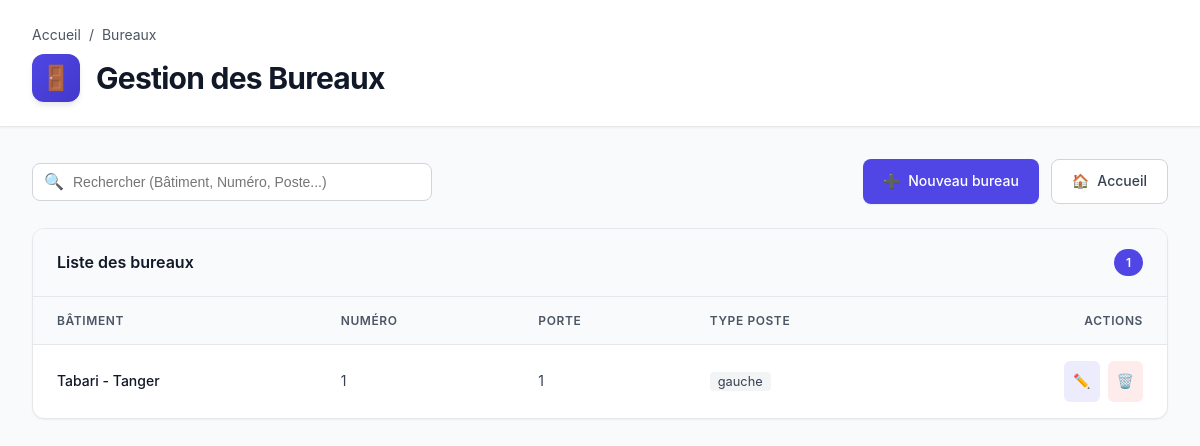
The app's page /liste_bureaux/ with its own data.
### inventaire/models.py (models this page shows, shortened)
class Bureau(models.Model):
    numero = models.CharField(max_length=50)
    n_port = models.CharField(max_length=50, blank=True, null=True)
    type_position = models.CharField(max_length=100)  # ex: bureau, salle IT, open space
    batiment = models.ForeignKey(Batiment, on_delete=models.CASCADE, null=True)

class Batiment(models.Model):
    libelle = models.CharField(max_length=100, unique=True)
    ville = models.CharField(max_length=100, blank=True, null=True)
    def __str__(self):
        return self.libelle + " - " + self.ville

### inventaire/views.py (the view)
# urls.py: path('liste_bureaux/', views.liste_bureaux, name='liste_bureaux'),
def liste_bureaux(request):
    bureaux = Bureau.objects.all()
    return render(request, 'inventaire/liste_bureaux.html', {'bureaux': bureaux})

### inventaire/templates/inventaire/liste_bureaux.html (shortened to what this page needs)
<!DOCTYPE html>
<html lang="fr">
<head>
</head>
<body>
    <div class="header">
        <div class="header-content">
            <div class="header-top">
                <div class="breadcrumb">
                    <a href="{% url 'home' %}">Accueil</a>
                    <span>/</span>
                    <span>Bureaux</span>
                </div>
            </div>
            <div class="page-title-section">
                <div class="page-icon">🚪</div>
                <h1>Gestion des Bureaux</h1>
            </div>
        </div>
    </div>
    <div class="container">
        <div class="toolbar">
            <div class="search-box">
                <span class="search-icon">🔍</span>
                <input type="text" id="searchInput" placeholder="Rechercher (Bâtiment, Numéro, Poste...)">
            </div>
            <div class="toolbar-actions">
                <a href="{% url 'ajouter_bureau' %}" class="btn btn-primary">
                    <span>➕</span>
                    <span>Nouveau bureau</span>
                </a>
                <a href="{% url 'home' %}" class="btn btn-secondary">
                    <span>🏠</span>
                    <span>Accueil</span>
                </a>
            </div>
        </div>
        <div class="card">
            {% if bureaux %}
            <div class="card-header">
                <div class="card-title">Liste des bureaux</div>
                <div class="badge">{{ bureaux|length }}</div>
            </div>
            <div class="table-wrapper">
                <table id="bureauxTable">
                    <thead>
                        <tr>
                            <th>Bâtiment</th>
                            <th>Numéro</th>
                            <th>Porte</th>
                            <th>Type Poste</th>
                            <th style="text-align: right;">Actions</th>
                        </tr>
                    </thead>
                    <tbody>
                        {% for b in bureaux %}
                        <tr>
                            <td>
                                <div class="batiment-info">
                                    <span>{{ b.batiment }}</span>
                                </div>
                            </td>
                            <td>{{ b.numero }}</td>
                            <td>{{ b.n_port }}</td>
                            <td>
                                <span style="background: var(--gray-100); padding: 2px 8px; border-radius: 4px; font-size: 0.8rem; color: var(--gray-700);">
                                    {{ b.type_position }}
                                </span>
                            </td>
                            <td>
                                <div class="action-buttons">
                                    <a href="{% url 'modifier_bureau' b.id %}"
                                       class="action-btn btn-edit"
                                       title="Modifier">
                                        <span>✏️</span>
                                    </a>
                                    <a href="{% url 'supprimer_bureau' b.id %}"
                                       class="action-btn btn-delete"
                                       title="Supprimer"
                                       onclick="return confirm('Voulez-vous vraiment supprimer le bureau {{ b.numero }} ?');">
                                        <span>🗑️</span>
                                    </a>
                                </div>
                            </td>
                        </tr>
                        {% endfor %}
                    </tbody>
                </table>
            </div>
            {% endif %}
        </div>
    </div>
</body>
</html>

### inventaire/templates/inventaire/liste_bureaux.html (style rules this page uses)
:root { --primary-color: #4f46e5; --primary-hover: #4338ca; --danger-color: #ef4444; --danger-hover: #dc2626; --success-color: #10b981; --gray-50: #f9fafb; --gray-100: #f3f4f6; --gray-200: #e5e7eb; --gray-300: #d1d5db; --gray-600: #4b5563; --gray-700: #374151; --gray-900: #111827; --shadow-sm: 0 1px 2px 0 rgba(0, 0, 0, 0.05); --shadow-md: 0 4px 6px -1px rgba(0, 0, 0, 0.1); --shadow-lg: 0 10px 15px -3px rgba(0, 0, 0, 0.1); }
* { margin: 0; padding: 0; box-sizing: border-box; }
body { font-family: -apple-system, BlinkMacSystemFont, 'Segoe UI', Roboto, 'Helvetica Neue', Arial, sans-serif; background-color: var(--gray-50); color: var(--gray-900); line-height: 1.6; min-height: 100vh; }
.header { background: white; border-bottom: 1px solid var(--gray-200); padding: 1.5rem 0; margin-bottom: 2rem; box-shadow: var(--shadow-sm); }
.header-content { max-width: 1280px; margin: 0 auto; padding: 0 2rem; }
.breadcrumb { display: flex; align-items: center; gap: 0.5rem; font-size: 0.875rem; color: var(--gray-600); margin-bottom: 0.5rem; }
.breadcrumb a { color: var(--gray-600); text-decoration: none; transition: color 0.2s; }
.page-title-section { display: flex; align-items: center; gap: 1rem; }
.page-icon { width: 48px; height: 48px; background: linear-gradient(135deg, var(--primary-color), var(--primary-hover)); border-radius: 12px; display: flex; align-items: center; justify-content: center; font-size: 24px; box-shadow: var(--shadow-md); color: white; }
h1 { font-size: 1.875rem; font-weight: 700; color: var(--gray-900); letter-spacing: -0.025em; }
.container { max-width: 1280px; margin: 0 auto; padding: 0 2rem 3rem; }
.toolbar { display: flex; justify-content: space-between; align-items: center; margin-bottom: 1.5rem; flex-wrap: wrap; gap: 1rem; }
.search-box { flex: 1; min-width: 280px; max-width: 400px; position: relative; }
.search-box input { width: 100%; padding: 0.625rem 1rem 0.625rem 2.5rem; border: 1px solid var(--gray-300); border-radius: 8px; font-size: 0.875rem; transition: all 0.2s; background: white; }
.search-icon { position: absolute; left: 0.75rem; top: 50%; transform: translateY(-50%); color: var(--gray-600); font-size: 1rem; }
.toolbar-actions { display: flex; gap: 0.75rem; }
.btn { display: inline-flex; align-items: center; gap: 0.5rem; padding: 0.625rem 1.25rem; font-size: 0.875rem; font-weight: 500; border-radius: 8px; text-decoration: none; border: none; cursor: pointer; transition: all 0.2s; white-space: nowrap; }
.btn-primary { background: var(--primary-color); color: white; box-shadow: var(--shadow-sm); }
.btn-secondary { background: white; color: var(--gray-700); border: 1px solid var(--gray-300); }
.card { background: white; border-radius: 12px; box-shadow: var(--shadow-sm); border: 1px solid var(--gray-200); overflow: hidden; }
.card-header { padding: 1.25rem 1.5rem; border-bottom: 1px solid var(--gray-200); background: var(--gray-50); display: flex; justify-content: space-between; align-items: center; }
.card-title { font-size: 1rem; font-weight: 600; color: var(--gray-900); }
.badge { background: var(--primary-color); color: white; padding: 0.25rem 0.75rem; border-radius: 9999px; font-size: 0.75rem; font-weight: 600; }
.table-wrapper { overflow-x: auto; }
table { width: 100%; border-collapse: collapse; }
thead { background: var(--gray-50); border-bottom: 1px solid var(--gray-200); }
th { padding: 0.875rem 1.5rem; text-align: left; font-size: 0.75rem; font-weight: 600; color: var(--gray-600); text-transform: uppercase; letter-spacing: 0.05em; }
td { padding: 1rem 1.5rem; font-size: 0.875rem; color: var(--gray-700); border-bottom: 1px solid var(--gray-200); }
tbody tr { transition: background-color 0.15s; }
tbody tr:last-child td { border-bottom: none; }
.batiment-info { font-weight: 500; color: var(--gray-900); display: flex; align-items: center; gap: 0.75rem; }
.action-buttons { display: flex; gap: 0.5rem; justify-content: flex-end; }
.action-btn { display: inline-flex; align-items: center; justify-content: center; padding: 0.5rem; border-radius: 6px; text-decoration: none; transition: all 0.2s; border: 1px solid transparent; }
.btn-edit { color: var(--primary-color); background: rgba(79, 70, 229, 0.1); }
.btn-delete { color: var(--danger-color); background: rgba(239, 68, 68, 0.1); }

### records on screen
Bureau: batiment "Tabari - Tanger", numero "1", n_port "1", type_position "gauche"

### other values on screen
{{ bureaux|length }} "1"
